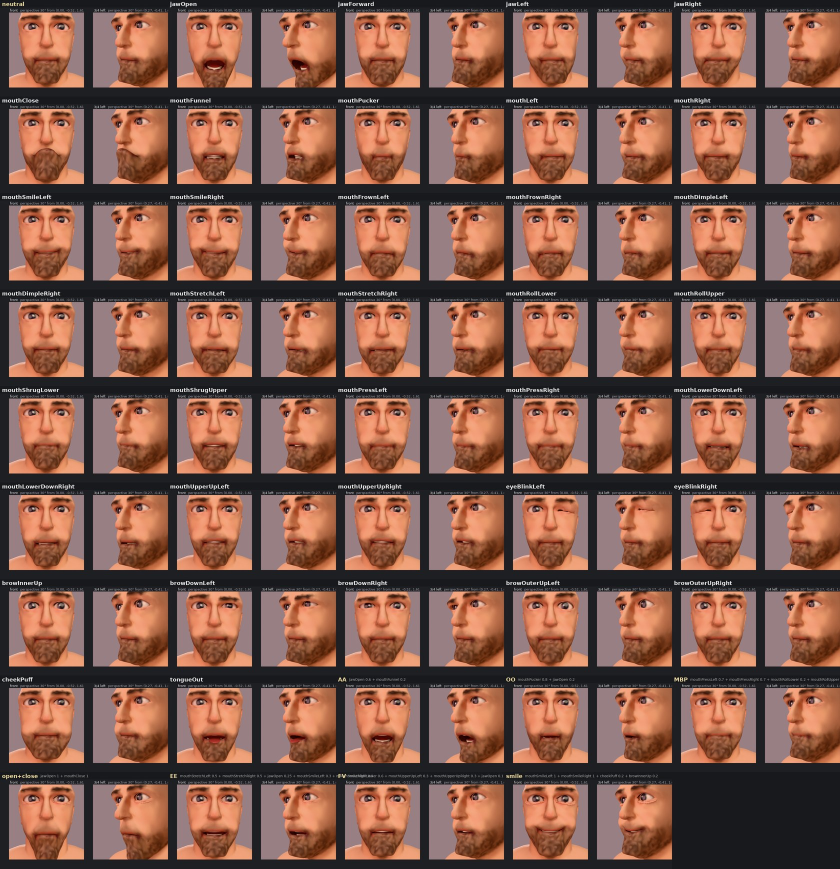
#> input picture spikes/face_shapes/gnm_talk_shapes.jpg, 1680 x 1737 px (shown at 1/2 size)
$ python irischk.py ../face_shapes/gnm_talk_shapes.jpg
#> lines starting #> are read from the running program, lines starting #| are printed output that depends on the picture
### src/hifipushie/likeness.py
"""Likeness: a checklist of facial features, measured the same way on a reference picture and on the model.

The user (2026-10-08): "a checklist of facial features to specifically look for and match from references. Your image
comprehension is good, but it works better if it knows where to focus." So:

- `likeness.json` is the checklist (FISWG's component list + likeness artists' order + Farkas' landmarks: see
  likeness_guide.md). Each item: what to look at, which views show it, a MEASURE, a tolerance, the control that fixes
  it, and the fitting stage it belongs to (big to small, as artists work).
- Every measure is a 2D quantity in the reference picture, read on BOTH sides through the same fitted camera
  (human_refs.json): the photo's points and the model's points, in mm at the face's depth. Where it can, both sides
  use the SAME detector (MediaPipe Face Landmarker, 478 points) on the photo and on a clay render of the model through
  that camera, so a definition the detector gets wrong (a jaw contour, iris vs eyeball centre) is wrong the same way
  on both. Where it can't (no detector, a point the clay can't show: brows are paint), the model's own landmarks are
  used and the item says so.
- `measure_reference(name)`: the target sheet (every item measured on the references once, with its view, confidence
  or "unmeasurable"), saved as <model>/likeness_targets.json.
- `report(name)`: the table ranked by miss beyond tolerance, and FOCUS PANELS (photo | model at the same crop and
  camera, the feature drawn on both) for the top misses.
- `stages(name)` / `fit_stage(...)`: the staged fit from the sheet in artists' order (see STAGES), each through an
  existing humanfit control with its integrity gate, earlier stages' points kept as targets in later ones.

This module measures and focuses; it changes a model only through humanfit's guarded fits (fit_stage).
"""
from __future__ import annotations

import hashlib
import json
import os
import subprocess
import tempfile
from pathlib import Path

import numpy as np

CHECKLIST = Path(__file__).with_name("likeness.json")
VENV = os.environ.get("HIFIPUSHIE_MEDIAPIPE", "/mnt/data/hifipushie/facerefs_venv")
DETECT_PX = 768       # the face crop is scaled to this before detection (MediaPipe works on ~200-800 px faces)
NEAR = 0.02  # m: faces nearer the camera than this (or behind it) are not drawn: a close phone camera beside the head
# put the body behind it, and those projected through the eye as screen-filling triangles
RENDER_PX = 900       # the model's render of the face box, across its longer side
TARGETS = "likeness_targets.json"

# dlib's 68 from MediaPipe's 478 (the table onemesh2's detect.py used for human_refs.json)
MP68 = [162, 234, 93, 58, 172, 136, 149, 148, 152, 377, 378, 365, 397, 288, 323, 454, 389,
        71, 63, 105, 66, 107, 336, 296, 334, 293, 301,
        168, 197, 5, 4, 75, 97, 2, 326, 305,
        33, 160, 158, 133, 153, 144, 362, 385, 387, 263, 373, 380,
        61, 39, 37, 0, 267, 269, 291, 405, 314, 17, 84, 181,
        78, 82, 13, 312, 308, 317, 14, 87]
MP_EYES = (468, 473)   # iris centres: the subject's right (image left), left
OVAL = [10, 338, 297, 332, 284, 251, 389, 356, 454, 323, 361, 288, 397, 365, 379, 378, 400, 377, 152, 148, 176, 149, 150,
        136, 172, 58, 132, 93, 234, 127, 162, 21, 54, 103, 67, 109]
_MP_TO_LM = {m: i for i, m in enumerate(MP68)}
_MP_TO_LM[MP_EYES[0]] = 69   # humanfit: 68 = eye.L (subject's left), 69 = eye.R
_MP_TO_LM[MP_EYES[1]] = 68


# [13 lines left out: function checklist, not called in this run]


def stage_names() -> list:
    return json.loads(CHECKLIST.read_text())["stages"]


# ---- detection (MediaPipe in its own venv: Apache-2.0, not a dependency of the package) ----------------------------

_DETECT_SRC = r'''
import json, sys
import numpy as np
import mediapipe as mp
from mediapipe.tasks import python as mpt
from mediapipe.tasks.python import vision
from PIL import Image
opts = vision.FaceLandmarkerOptions(base_options=mpt.BaseOptions(model_asset_path=sys.argv[2]), num_faces=1,
                                    output_face_blendshapes=True, output_facial_transformation_matrixes=True)
det = vision.FaceLandmarker.create_from_options(opts)
out = []
for p in sys.argv[3:]:
    im = Image.open(p).convert("RGB")
    res = det.detect(mp.Image(image_format=mp.ImageFormat.SRGB, data=np.asarray(im)))
    if not res.face_landmarks:
        out.append(None)
        continue
    d = {"P": [[q.x * im.size[0], q.y * im.size[1]] for q in res.face_landmarks[0]]}
    if res.face_blendshapes:
        d["bs"] = {b.category_name: round(float(b.score), 4) for b in res.face_blendshapes[0]}
    if res.facial_transformation_matrixes:
        d["M"] = np.asarray(res.facial_transformation_matrixes[0], float).tolist()
    out.append(d)
json.dump(out, open(sys.argv[1], "w"))
'''


def detector_available() -> bool:
    return (Path(VENV) / "bin" / "python").exists() and (Path(VENV) / "face_landmarker.task").exists()


# [5 lines left out: function _cache_dir, not called in this run]


def detect_info(images: list) -> list:
    """PIL images -> [{"P": (478, 2) pixels, "bs": blendshape scores, "M": head pose 4x4} | None] (MediaPipe Face
    Landmarker), cached by the image's bytes."""
    if not detector_available():
        return [None] * len(images)
    out, todo, keys = [None] * len(images), [], []
    for i, im in enumerate(images):
        k = hashlib.sha1(np.asarray(im.convert("RGB")).tobytes() + str(im.size).encode()).hexdigest()[:20]
        keys.append(k)
        f = _cache_dir() / f"mp2_{k}.json"
        if f.exists():
            out[i] = json.loads(f.read_text())
        else:
            todo.append(i)
    if todo:
        with tempfile.TemporaryDirectory() as td:
            paths = []
            for i in todo:
                p = os.path.join(td, f"{i}.png")
                images[i].convert("RGB").save(p)
                paths.append(p)
            res = os.path.join(td, "out.json")
            src = os.path.join(td, "det.py")
            Path(src).write_text(_DETECT_SRC)
            subprocess.run([str(Path(VENV) / "bin" / "python"), src, res, str(Path(VENV) / "face_landmarker.task"), *paths],
                           check=True, capture_output=True, timeout=300)
            got = json.loads(Path(res).read_text())
        for i, v in zip(todo, got):
            (_cache_dir() / f"mp2_{keys[i]}.json").write_text(json.dumps(v))
            out[i] = v
    for v in out:
        if v is not None:
            v["P"] = np.asarray(v["P"], float)
    return out


def detect(images: list) -> list:
    """PIL images -> [(478, 2) pixel array | None]."""
    return [None if v is None else v["P"] for v in detect_info(images)]


# [59 lines left out: functions detect_region, head_yaw, _raster, not called in this run]


_RUN = []
KEY = np.array([-0.35, -0.45, -0.82])  # camera frame (x right, y down, z into the picture): a soft key from the upper left
KEY /= np.linalg.norm(KEY)
SKIN = np.array([222.0, 196.0, 176.0])


# [44 lines left out: functions _sphere, model_mesh, model_mesh_from_state, not called in this run]


SHADOW_MM = 0.25     # shadow / AO depth maps: mm per map pixel
AO_DIRS = 96         # AO: directions over the sphere (a Fibonacci set), each one orthographic depth map


OCCLUDE_R = 0.2      # m: occluders are the mesh within this of the eyes' midpoint (a one-mesh body is 1.7 m tall:
                     # its depth maps at SHADOW_MM were 27 Mpx; nothing below the neck shadows the face in these views)


# [28 lines left out: functions _occluders, _vertex_normals, not called in this run]


class _DepthMap:
    """An orthographic depth map of (V, F) seen from far along direction d (unit, world, pointing TO the source):
    depth = -X . d (smaller = nearer the source); `lit(X, n)` says which points the source sees (no occluder nearer
    than the point, with a slope-scaled bias)."""

    # [132 lines left out: functions __init__, lit, ambient_occlusion, render, not called in this run]


SOFT_N = 16   # soft shadows: samples over the light's disc


# [119 lines left out: functions _light_disc, sh9, _render_shaded, _mm_per_px, not called in this run]


# ---- measuring: the same 2D quantity on the photo and on the model, through one camera ------------------------------

class Unmeasurable(Exception):
    pass


def view_kind(yaw: float) -> str:
    a = abs(float(yaw or 0.0))
    return "front" if a < 20 else ("three_quarter" if a < 70 else "profile")


class Side:
    """One picture's face: MediaPipe's 478 (P) and/or the 68 + 2 eye centres (lm), pixels of the reference picture."""

    # [65 lines left out: functions __init__, pt, frame, points_of, _width_ends, not called in this run]


def _width(side: Side, level) -> float:
    a, b = _width_ends(side, level)
    return float(np.linalg.norm(b - a))


# [4 lines left out: function _width_lines, not called in this run]


def _item(iid: str) -> dict:
    return next(it for it in checklist() if it["id"] == iid)


def _facing(side: Side, ex) -> float:
    """+1 when the face points along +ex in the picture (its nose tip ahead of its wings), else -1."""
    return 1.0 if (side.pt(1) - side.pt([129, 358])) @ ex >= 0 else -1.0


# [156 lines left out: functions value, _confidence, _refs, _lm_from_points, _box, photo_sides, not called in this run]


REFIT = ("three_quarter", "profile")  # views whose camera is refitted on the detector's points (a loose painting)
REFIT_ROUNDS = 2
INFER_TOL = 1.5     # a profile item read from a three-quarter view ("inferred"): its tolerance x this
SPECIAL = ("shape", "jaw", "contour")   # measured in compare (they need the model's render or a trace), not from points alone


# [51 lines left out: functions _refit, model_sides, not called in this run]


SHADE_LIGHT = "sh"   # the shading rows' light: "sh" (fit_light_sh) | "linear" (fit_light: c0 + w.n), as before 2026-10-10


# [70 lines left out: functions _shade, _allowed, measure_sides, _near_sign, not called in this run]


MIRROR = {61: 291, 234: 454, 33: 263, 133: 362, 145: 374, 159: 386, 129: 358, 98: 327, 172: 397, 105: 334, 70: 300,
          107: 336, 52: 282, 58: 288, 136: 365, 116: 345, 123: 352, 50: 280, 205: 425, 147: 376, 187: 411, 93: 323}


# [79 lines left out: functions _shape_rows, _jaw_rows, profile_read, not called in this run]


CONTOUR_WHY = {"upper_lip": "the lips don't break this contour (no notch between them at this angle)",
               "lower_lip": "the lips don't break this contour (no notch between them at this angle)",
               "forehead_slope": "the trace doesn't run 4 cm up the forehead"}


# [272 lines left out: functions _contour_rows, _jaw_pair, measure_reference, sheet_text, compare, not called in this run]


# ---- what a set of pictures can support -----------------------------------------------------------------------------

YAW_DOUBT = 6.0        # deg between the detector's head yaw and the fitted camera's: past it the picture isn't one projection
YAW_MM = 0.5           # mm of tolerance added per degree of that doubt on a turned view's depth items (1 deg ~ 1 mm of gap)
YAW_ITEMS = ("nose_gap", "nose_tip", "cheek_line", "chin_projection", "brow_ridge")
EXPR = {"smile": (("mouthSmileLeft", "mouthSmileRight"), 0.3), "mouth open": (("jawOpen",), 0.15),
        "squint": (("eyeBlinkLeft", "eyeBlinkRight", "eyeSquintLeft", "eyeSquintRight"), 0.45),
        "brows raised": (("browInnerUp", "browOuterUpLeft", "browOuterUpRight"), 0.4),
        "frown": (("browDownLeft", "browDownRight"), 0.45)}
# THE RULE: an expression read on a reference is not the person's shape. The items it moves are fitted through the
# model's POSE (base.head.pose: an expression), not its identity; the neutral head keeps typical values.
EXPR_BIAS = {"squint": ["eye_opening", "eye_aspect", "upper_lid_show", "brow_eye"],
             "frown": ["brow_eye", "brow_tilt", "brow_arch"],
             "brows raised": ["brow_eye", "brow_arch", "brow_tilt", "eye_opening", "upper_third"],
             "smile": ["mouth_corner_tilt", "mouth_width", "nasolabial_fold", "upper_lip", "eye_opening", "width_mouth"],
             "mouth open": ["lower_third", "lower_over_middle", "face_height", "chin_height", "upper_lip", "lower_lip",
                            "lip_ratio", "mouth_line"]}
# item -> the pose lever that takes it when an expression biases it (path, step, range, default)
EXPR_LEVERS = {"eye_opening": ("pose.lid_upper", 0.001, (-0.003, 0.004), 0.0),
               "brow_eye": ("pose.brow_inner", -0.001, (-0.004, 0.003), 0.0),
               "mouth_corner_tilt": ("pose.smile", 0.001, (-0.004, 0.004), 0.0)}


# [167 lines left out: functions expression_bias, lens_mm, _skinlike, picture_notes, coverage_text, _fmt and 1 more, not called in this run]


# ---- focus panels: photo | model at the same crop and camera, the feature drawn on both -----------------------------

PANEL_PX = 300
PHOTO_COL, MODEL_COL = (255, 60, 40), (40, 210, 255)


# [160 lines left out: functions _draw_feature, _region_pts, panel, focus_sheet, report, not called in this run]


# ---- staged fitting from the sheet: big to small, each stage through an existing control, guarded ------------------

JAW_CONTOUR = set(range(0, 7)) | set(range(10, 17))  # the 68's jaw contour: GNM's and the detector's differ (onemesh2):
#                                                     widths come from the outline fit instead; the chin (7-9) stays


# [50 lines left out: functions _stage, stage_points, stage_plan, _views_with, not called in this run]


_PHOTOS = {}


# [36 lines left out: functions _photos, stage_wants, not called in this run]


LEVERS = {
    # item id: (path in base.head, step, (lo, hi), default) -- 1-D secant fits on the item's own signed miss
    "cheek_hollow": ("shape.hollow", 0.002, (0.0, 0.008), 0.0),
    "corner_temple": ("shape.planes", 0.3, (2.0, 3.2), 2.0),
    "corner_cheekbone": ("shape.planes", 0.3, (2.0, 3.2), 2.0),
    "corner_jaw": ("shape.jaw_angle", 0.0015, (0.0, 0.005), 0.0),
    "brow_ridge": ("features.brow_ridge", 0.5, (-1.5, 1.5), 0.0),
    "under_eye": ("shape.under_eye", 0.3, (0.0, 1.0), 0.0),
    # onemesh2's jaw control (base.head.shape.jawline: the mandible as an L), driven by the traced jaw
    "jaw_gonion_lobe": ("shape.jawline.below_lobe", 0.008, (0.02, 0.07), 0.045),
    "jaw_gonion_mouth": ("shape.jawline.below_lobe", 0.008, (0.02, 0.07), 0.045),
    "jaw_ramus": ("shape.jawline.forward", 0.006, (-0.01, 0.02), 0.004),
    "jaw_neck_step": ("shape.jawline.tuck", 0.003, (0.0, 0.008), 0.0),
    "canthal_tilt": ("nudge:eye_outer.L:z", 0.001, (-0.004, 0.004), 0.0),
    "nose_length": ("nudge:nose_tip:z", 0.002, (-0.006, 0.006), 0.0),
    "nose_projection": ("nudge:nose_tip:y", -0.002, (-0.006, 0.006), 0.0),
    "mouth_corner_tilt": ("pose.smile", 0.001, (-0.004, 0.004), 0.0),
}
LEVERS["prof_brow_ridge"] = ("features.brow_ridge", 0.4, (-1.5, 1.5), 0.0)
LEVERS["prof_nose_base"] = ("shape.nose_tip.up", 5.0, (-10.0, 25.0), 0.0)   # the tip turned up / down (deg)
LEVERS["prof_tip_height"] = ("shape.nose_tip.up", 5.0, (-10.0, 25.0), 0.0)
# onemesh2's controls (581dc3e): the tip blunted, the chin's own form
LEVERS["prof_tip_radius"] = ("shape.nose_tip.round", 0.4, (0.0, 1.5), 0.0)
LEVERS["prof_chin"] = ("shape.chin.project", 0.002, (-0.004, 0.010), 0.0)
LEVERS["width_chin"] = ("shape.chin.width", 0.002, (-0.006, 0.010), 0.0)
LEVERS["prof_cheek_line"] = ("shape.hollow", 0.002, (0.0, 0.008), 0.0)
# (facesliders, 2026-10-09) the eye items on the one mesh's face sliders (faceslide.py: morph targets in [-1, 1]):
# the corner tilt turns the fissure on the ball (it was a landmark nudge), the platform's show is the fold's edge,
# the under-eye's depth the tear trough, the brow ridge the skin over the supraorbital rim (features.brow_ridge moved
# the forehead's slope instead: likeloop). Crease height / depth are read by faceslide.read_eyes (the detector has no
# crease point) and solved by faceslide.fit.
LEVERS["canthal_tilt"] = ("sliders.canthal_tilt", 0.25, (-1.0, 1.0), 0.0)
LEVERS["upper_lid_show"] = ("sliders.eye_platform", 0.25, (-1.0, 1.0), 0.0)
LEVERS["under_eye"] = ("sliders.eye_tear_trough", 0.25, (-1.0, 1.0), 0.0)
LEVERS["brow_ridge"] = ("sliders.brow_ridge", 0.25, (-1.0, 1.0), 0.0)
LEVERS["prof_brow_ridge"] = ("sliders.brow_ridge", 0.25, (-1.0, 1.0), 0.0)
# the mouth's: the bow's depth, the lips' eversion (volume forward: what the profile and the E-line see)
LEVERS["cupid_bow"] = ("sliders.lip_bow", 0.25, (-1.0, 1.0), 0.0)
LEVERS["lip_projection"] = ("sliders.lip_upper_roll", 0.25, (-1.0, 1.0), 0.0)
LEVERS["prof_upper_lip"] = ("sliders.lip_upper_roll", 0.25, (-1.0, 1.0), 0.0)
LEVERS["prof_lower_lip"] = ("sliders.lip_lower_roll", 0.25, (-1.0, 1.0), 0.0)
# the nose's dorsal widths (shading items: the side wall off the dorsal line against the dorsum)
LEVERS["radix_width"] = ("sliders.nose_radix_width", 0.25, (-1.0, 1.0), 0.0)
LEVERS["dorsum_width"] = ("sliders.nose_dorsum_width", 0.25, (-1.0, 1.0), 0.0)
LEVER_VIEWS = {"shape": ("front",)}   # shading is scored on the front photo only (a painting's light isn't one light)


BARE = {"nose_tip": "up"}   # controls that may be a bare number: which key of their dict form it is


# [36 lines left out: functions lever_value, with_lever, not called in this run]


def _signed(cmp: dict, ids, views=None) -> float | None:
    v = [r["miss"] for r in cmp["rows"] if r["id"] in ids and r["score"] >= 0 and (views is None or r["view"] in views)]
    return float(np.mean(v)) if v else None


# [181 lines left out: functions _undone, _lever_fit, fit_stage, not called in this run]


PROFILE_PARTS = {   # part -> (region group(s), contour, heights it reads (levels, mm either side), landmarks held)
    "nose": ("nose_region", "nose", None, None),
    "chin": (["chin_region", "lower_lip_region"], "outer", ("sto", 6.0, "chin", 9.0),
             [i for i in range(17, 68) if i not in (55, 56, 57, 58, 59, 65, 66, 67)]),
    # the cheek's fullness at the mouth's height (the far cheek's line in a turned view), the front outline held
    "cheek": (["left_cheek_region", "right_cheek_region"], "outer", ("sn", 2.0, "sto", 10.0), list(range(17, 68))),
}
PROFILE_ITEMS = {"cheek": ["prof_cheek_line"], "nose": ["prof_nose_tip", "prof_nose_gap", "prof_nose_length", "prof_bridge_bow"],
                 "chin": ["prof_chin", "prof_chin_height", "prof_mentolabial"]}
PROFILE_ROUNDS = 5
PROFILE_DONE = 1.5    # mm rms of the contour's miss at its vertices: done


PROFILE_FRONT = {"nose": list(range(27, 36)), "chin": [7, 8, 9, 56, 57, 58]}


PROFILE_HOLD_N = 60     # region vertices held in the front picture's plane
PROFILE_HOLD_W = 3      # ... each counted this many times against a contour vertex
PROFILE_GAIN = 0.7      # share of the contour's miss asked a round (to the contour, not past it)
PROFILE_SIGMA = 1.6     # a round that takes the region's components past this is not taken (plausibility)


# [26 lines left out: function _front_holds, not called in this run]


def _rms(tg) -> float:
    return float(np.sqrt(np.mean([t["raw_mm"] ** 2 for t in tg]))) if tg else 1e9


# [14 lines left out: function _profile_targets, not called in this run]


def _profile_score(cmp, part):
    v = [r["score"] for r in cmp["rows"] if r["id"] in PROFILE_ITEMS[part] and r["score"] >= 0]
    return float(np.sum(np.square(v))) if v else None


# [112 lines left out: functions fit_profile, stage_text, fit_likeness, not called in this run]

### spikes/facesliders/irischk.py
"""irischk.py <eyes_*.png> : the iris' diameter and the opening (detector, px of each tile; ratios need no scale) on
eyesolve's sheet (photo | start | end tiles): iris / opening and iris / eye width per tile."""
import sys

import numpy as np
from PIL import Image

from hifipushie import likeness

im = Image.open(sys.argv[1]).convert("RGB")
#> im is the input picture: PIL image 1680x1737 RGB; mean R, G, B 129.6, 89.1, 75.1
T = im.height
#> T = 1737
for i, lab in enumerate(("photo", "start", "end")):
    t = im.crop((i * T, 0, i * T + T, T)).resize((2 * T, 2 * T), Image.LANCZOS)
    d = likeness.detect([t])[0]
    if d is None:
        print(lab, "no face")
        continue
    P = np.asarray(d, float)[:, :2]
    iris = np.mean([np.linalg.norm(P[469] - P[471]), np.linalg.norm(P[474] - P[476])])
    op = np.mean([np.linalg.norm(P[159] - P[145]), np.linalg.norm(P[386] - P[374])])
    wd = np.mean([np.linalg.norm(P[33] - P[133]), np.linalg.norm(P[263] - P[362])])
    print(f"{lab}: iris / opening {iris / op:.2f}, iris / eye width {iris / wd:.2f}, opening / width {op / wd:.2f}")
#> this loop made 3 passes
#> pass 1, `t = im.crop((i * T, 0, i * T + T, T)).resize((2 * T, 2 * T), Image.LAN..`:
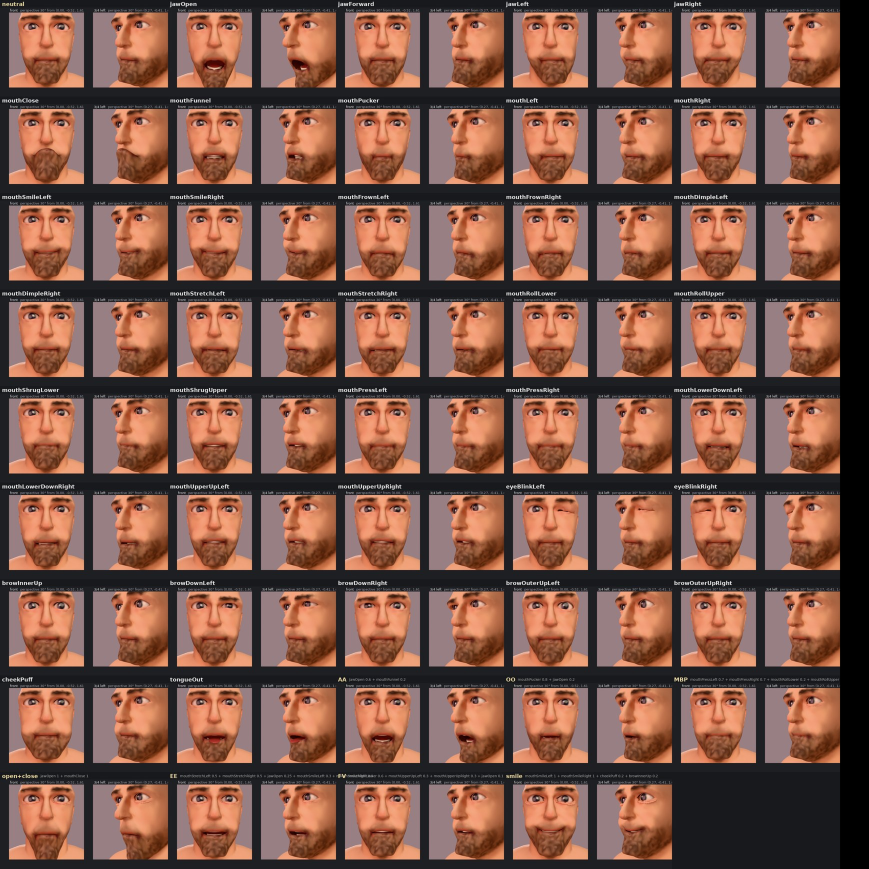
#> t: PIL image 3474x3474 RGB (shown at 1/4 size); mean R, G, B 125.4, 86.2, 72.6
